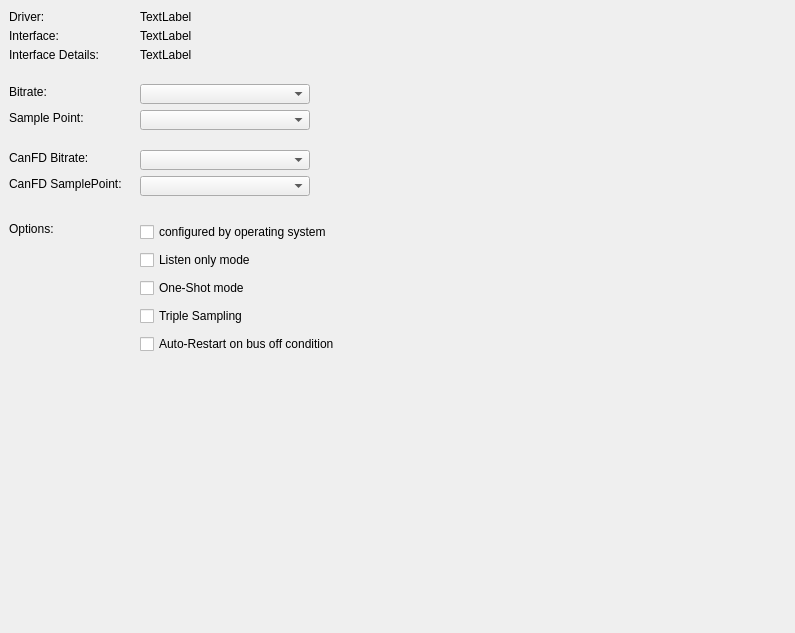
<?xml version="1.0" encoding="UTF-8"?>
<ui version="4.0">
 <class>GenericCanSetupPage</class>
 <widget class="QWidget" name="GenericCanSetupPage">
  <property name="geometry">
   <rect>
    <x>0</x>
    <y>0</y>
    <width>795</width>
    <height>633</height>
   </rect>
  </property>
  <property name="windowTitle">
   <string>Form</string>
  </property>
  <widget class="QLabel" name="label">
   <property name="geometry">
    <rect>
     <x>9</x>
     <y>9</y>
     <width>66</width>
     <height>16</height>
    </rect>
   </property>
   <property name="text">
    <string>Driver:</string>
   </property>
  </widget>
  <widget class="QLabel" name="laDriver">
   <property name="geometry">
    <rect>
     <x>140</x>
     <y>9</y>
     <width>610</width>
     <height>16</height>
    </rect>
   </property>
   <property name="text">
    <string>TextLabel</string>
   </property>
  </widget>
  <widget class="QLabel" name="label_3">
   <property name="geometry">
    <rect>
     <x>9</x>
     <y>28</y>
     <width>82</width>
     <height>16</height>
    </rect>
   </property>
   <property name="text">
    <string>Interface:</string>
   </property>
  </widget>
  <widget class="QLabel" name="laInterface">
   <property name="geometry">
    <rect>
     <x>140</x>
     <y>28</y>
     <width>610</width>
     <height>16</height>
    </rect>
   </property>
   <property name="text">
    <string>TextLabel</string>
   </property>
  </widget>
  <widget class="QLabel" name="label_5">
   <property name="geometry">
    <rect>
     <x>9</x>
     <y>47</y>
     <width>117</width>
     <height>16</height>
    </rect>
   </property>
   <property name="text">
    <string>Interface Details:</string>
   </property>
  </widget>
  <widget class="QLabel" name="laInterfaceDetails">
   <property name="geometry">
    <rect>
     <x>140</x>
     <y>47</y>
     <width>610</width>
     <height>16</height>
    </rect>
   </property>
   <property name="text">
    <string>TextLabel</string>
   </property>
  </widget>
  <widget class="QLabel" name="label_7">
   <property name="geometry">
    <rect>
     <x>9</x>
     <y>84</y>
     <width>69</width>
     <height>16</height>
    </rect>
   </property>
   <property name="text">
    <string>Bitrate:</string>
   </property>
  </widget>
  <widget class="QComboBox" name="cbBitrate">
   <property name="geometry">
    <rect>
     <x>140</x>
     <y>84</y>
     <width>170</width>
     <height>20</height>
    </rect>
   </property>
  </widget>
  <widget class="QLabel" name="label_8">
   <property name="geometry">
    <rect>
     <x>9</x>
     <y>110</y>
     <width>98</width>
     <height>16</height>
    </rect>
   </property>
   <property name="text">
    <string>Sample Point:</string>
   </property>
  </widget>
  <widget class="QComboBox" name="cbSamplePoint">
   <property name="geometry">
    <rect>
     <x>140</x>
     <y>110</y>
     <width>170</width>
     <height>20</height>
    </rect>
   </property>
  </widget>
  <widget class="QLabel" name="label_9">
   <property name="geometry">
    <rect>
     <x>9</x>
     <y>150</y>
     <width>104</width>
     <height>16</height>
    </rect>
   </property>
   <property name="text">
    <string>CanFD Bitrate:</string>
   </property>
  </widget>
  <widget class="QComboBox" name="cbBitrateFD">
   <property name="geometry">
    <rect>
     <x>140</x>
     <y>150</y>
     <width>170</width>
     <height>20</height>
    </rect>
   </property>
  </widget>
  <widget class="QLabel" name="label_10">
   <property name="geometry">
    <rect>
     <x>9</x>
     <y>176</y>
     <width>130</width>
     <height>16</height>
    </rect>
   </property>
   <property name="text">
    <string>CanFD SamplePoint:</string>
   </property>
  </widget>
  <widget class="QComboBox" name="cbSamplePointFD">
   <property name="geometry">
    <rect>
     <x>140</x>
     <y>176</y>
     <width>170</width>
     <height>20</height>
    </rect>
   </property>
  </widget>
  <widget class="QLabel" name="label_11">
   <property name="geometry">
    <rect>
     <x>9</x>
     <y>220</y>
     <width>59</width>
     <height>17</height>
    </rect>
   </property>
   <property name="text">
    <string>Options:</string>
   </property>
  </widget>
  <widget class="QWidget" name="verticalLayoutWidget">
   <property name="geometry">
    <rect>
     <x>140</x>
     <y>220</y>
     <width>411</width>
     <height>141</height>
    </rect>
   </property>
   <layout class="QVBoxLayout" name="vbOptions">
    <item>
     <widget class="QCheckBox" name="cbConfigOS">
      <property name="text">
       <string>configured by operating system</string>
      </property>
     </widget>
    </item>
    <item>
     <widget class="QCheckBox" name="cbListenOnly">
      <property name="text">
       <string>Listen only mode</string>
      </property>
     </widget>
    </item>
    <item>
     <widget class="QCheckBox" name="cbOneShot">
      <property name="text">
       <string>One-Shot mode</string>
      </property>
     </widget>
    </item>
    <item>
     <widget class="QCheckBox" name="cbTripleSampling">
      <property name="text">
       <string>Triple Sampling</string>
      </property>
     </widget>
    </item>
    <item>
     <widget class="QCheckBox" name="cbAutoRestart">
      <property name="text">
       <string>Auto-Restart on bus off condition</string>
      </property>
     </widget>
    </item>
   </layout>
  </widget>
 </widget>
 <resources/>
 <connections/>
</ui>
